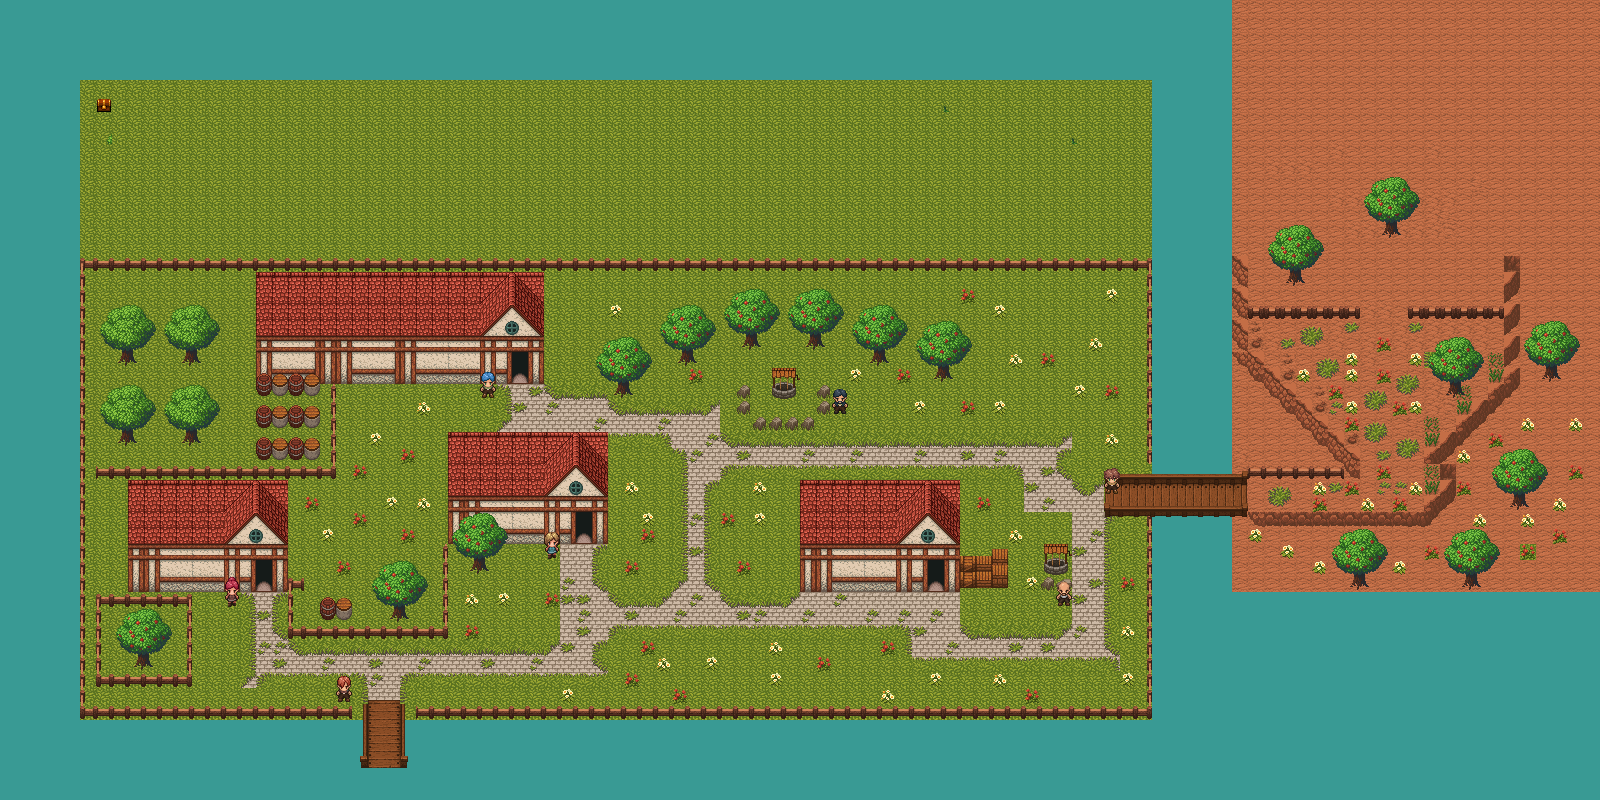

This game map was drawn from its Tiled (.tmx) file and the tilesets committed beside it. A one-line description and the trimmed map source follow:
An orthogonal 100x50 tile map with 16x16 px tiles, 8 tile layers (trans, stop, background, grass, ...), 3 tilesets and 9 objects (x23y45, x24y45, x86y18, x85y18, x87y18, ...).

<map version="1.0" orientation="orthogonal" width="100" height="50" tilewidth="16" tileheight="16">
 <tileset firstgid="1" name="game.dat_000017" tilewidth="16" tileheight="16">
  <image source="map032.png" width="64" height="512" />
 </tileset>
 <tileset firstgid="129" name="game.dat_000023" tilewidth="16" tileheight="16">
  <image source="village01.png" width="464" height="256" />
 </tileset>
 <tileset firstgid="593" name="game.dat_000011" tilewidth="16" tileheight="16">
  <image source="npc.png" width="256" height="32" />
 </tileset>
 <layer name="trans" width="100" height="50">
  <data>[5000 cells, 11 non-empty, 1 distinct tile ids]</data>
 </layer>
 <layer name="stop" width="100" height="50">
  <data>[5000 cells, 501 non-empty, 1 distinct tile ids]</data>
 </layer>
 <layer name="background" width="100" height="50">
  <data>[5000 cells, 4976 non-empty, 4 distinct tile ids]</data>
 </layer>
 <layer name="grass" width="100" height="50">
  <data>[5000 cells, 1 non-empty, 1 distinct tile ids]</data>
 </layer>
 <layer name="box" width="100" height="50">
  <data>[5000 cells, 1 non-empty, 1 distinct tile ids]</data>
 </layer>
 <layer name="other" width="100" height="50">
  <data>[5000 cells, 3003 non-empty, 145 distinct tile ids]</data>
 </layer>
 <layer name="npc" width="100" height="50">
  <data>[5000 cells, 14 non-empty, 14 distinct tile ids]</data>
 </layer>
 <objectgroup name="object" width="100" height="50">
  <object name="x23y45" x="368" y="720" width="16" height="16">
   <properties>
    <property name="CallBack" value="villageToWorld" />
   </properties>
  </object>
  <object name="x24y45" x="384" y="720" width="16" height="16">
   <properties>
    <property name="CallBack" value="villageToWorld" />
   </properties>
  </object>
  <object name="x86y18" x="1376" y="288" width="16" height="16">
   <properties>
    <property name="CallBack" value="villageToWorld2" />
   </properties>
  </object>
  <object name="x85y18" x="1360" y="288" width="16" height="16">
   <properties>
    <property name="CallBack" value="villageToWorld2" />
   </properties>
  </object>
  <object name="x87y18" x="1392" y="288" width="16" height="16">
   <properties>
    <property name="CallBack" value="villageToWorld2" />
   </properties>
  </object>
  <object name="x16y36" x="256" y="576" width="16" height="16">
   <properties>
    <property name="CallBack" value="house1" />
   </properties>
  </object>
  <object name="x36y33" x="576" y="528" width="16" height="16">
   <properties>
    <property name="CallBack" value="house2" />
   </properties>
  </object>
  <object name="x58y36" x="928" y="576" width="16" height="16">
   <properties>
    <property name="CallBack" value="house3" />
   </properties>
  </object>
  <object name="x32y23" x="512" y="368" width="16" height="16">
   <properties>
    <property name="CallBack" value="house4" />
   </properties>
  </object>
 </objectgroup>
 <layer name="other2" width="100" height="50">
  <data>[5000 cells, 555 non-empty, 37 distinct tile ids]</data>
 </layer>
</map>